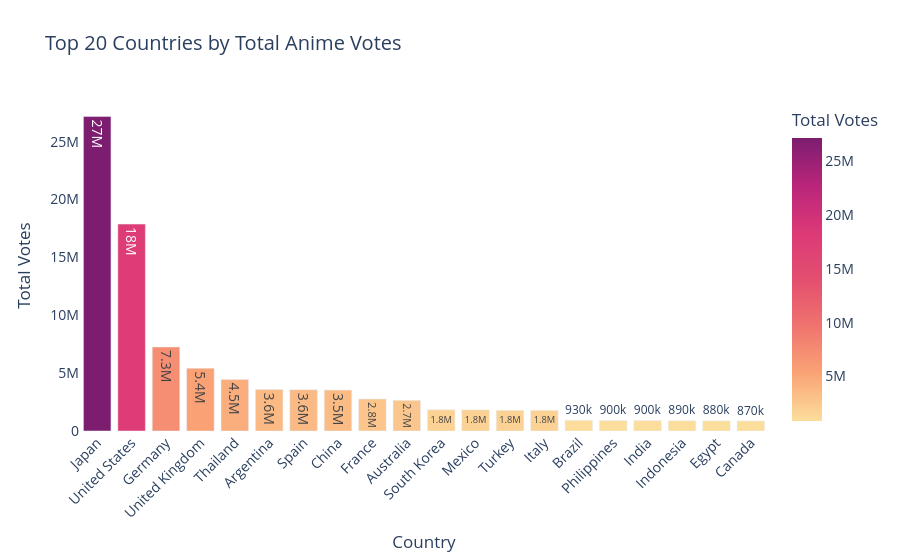

Notebook source saved alongside this figure:
### Markdown cell above
## 1. Countries with the most registered users

### Overview
This module manages the integration of large-scale datasets, merging user ratings (Ratings) with geographic profile data (Profiles). To overcome the hardware and memory limitations (MemoryErrors) typical of standard join operations on large data volumes, a dictionary-mapping strategy has been implemented, supported by active garbage collection management.

### Methodology and Technical Justification
Integrating large datasets (over 90 million records) presents critical challenges related to RAM management. The Pandas pd.merge() approach alone generates significant computational overhead, quickly saturating available memory due to inefficient handling of string objects (object dtypes).

To ensure system scalability, efficiency, and stability, we adopted the following process architecture:

* **Dtype Optimization:** The spatial column `location` has been converted to the type `category`. This dramatically reduces the memory footprint by storing textual data as integer indexes rather than repeated strings.
* **Dictionary-Mapping (Pseudo-Join):** Instead of performing a traditional *inner join* on tens of millions of rows, the profile data frame has been transformed into a fast-access mapping dictionary (`location_map`). The `map()` operation is significantly lighter and faster in terms of RAM allocation than an expensive relational `merge`.
* **Active Memory Management:** Explicit object lifecycle management has been implemented using the native `gc` (Garbage Collector) module. Immediately removing (de-allocating) the `profiles` dataframe once the mapping has been extracted frees up valuable resources before loading the massive ratings dataset.
* **Garbage Collection:** Invoking `gc.collect()` forces the operating system to release previously occupied but no longer used memory, radically mitigating the risk of crashes.

### Performance Considerations
The adoption of this memory-optimized algorithmic construct allows the entire dataset to be processed and merged in an extremely short amount of time. This timeframe represents an optimal trade-off in relation to the volume of data processed, ensuring the generation of a robust unified dataset without compromising local hardware limitations.

### Code cell
import plotly.express as px

country_counts = user_ratings['location'].value_counts().reset_index()
country_counts.columns = ['location', 'total_votes']

country_counts = country_counts[~country_counts['location'].isin(['Unknown', ''])]

top_20_countries = country_counts.head(20)

fig = px.bar(
    top_20_countries,
    x='location',
    y='total_votes',
    title='Top 20 Countries by Total Anime Votes',
    labels={'location': 'Country', 'total_votes': 'Total Votes'},
    color='total_votes',
    color_continuous_scale='Sunsetdark',
    text_auto='.2s'
)

fig.update_layout(
    xaxis_tickangle=-45,
    plot_bgcolor='rgba(0,0,0,0)',
    font=dict(size=14)
)

fig.show()

### Figure 1 — Plotly figure (JSON) as saved in the notebook; plotly's stock layout.template omitted (floating-point values rounded to 4 significant figures)
{"data": [{"hovertemplate": "Country=%{x}<br>Total Votes=%{marker.color}<extra></extra>", "legendgroup": "", "marker": {"color": [27172582, 17877846, 7256574, 5426302, 4460375, 3588565, 3571550, 3535904, 2766028, 2651440, 1837111, 1826286, 1786213, 1780612, 930187, 902269, 900682, 888943, 875822, 867536], "coloraxis": "coloraxis", "pattern": {"shape": ""}}, "name": "", "orientation": "v", "showlegend": false, "textposition": "auto", "texttemplate": "%{y:.2s}", "type": "bar", "x": ["Japan", "United States", "Germany", "United Kingdom", "Thailand", "Argentina", "Spain", "China", "France", "Australia", "South Korea", "Mexico", "Turkey", "Italy", "Brazil", "Philippines", "India", "Indonesia", "Egypt", "Canada"], "xaxis": "x", "y": [27172582, 17877846, 7256574, 5426302, 4460375, 3588565, 3571550, 3535904, 2766028, 2651440, 1837111, 1826286, 1786213, 1780612, 930187, 902269, 900682, 888943, 875822, 867536], "yaxis": "y"}], "layout": {"barmode": "relative", "coloraxis": {"colorbar": {"title": {"text": "Total Votes"}}, "colorscale": [[0, "rgb(252, 222, 156)"], [0.1667, "rgb(250, 164, 118)"], [0.3333, "rgb(240, 116, 110)"], [0.5, "rgb(227, 79, 111)"], [0.6667, "rgb(220, 57, 119)"], [0.8333, "rgb(185, 37, 122)"], [1, "rgb(124, 29, 111)"]]}, "font": {"size": 14}, "legend": {"tracegroupgap": 0}, "plot_bgcolor": "rgba(0,0,0,0)", "title": {"text": "Top 20 Countries by Total Anime Votes"}, "xaxis": {"anchor": "y", "domain": [0, 1], "tickangle": -45, "title": {"text": "Country"}}, "yaxis": {"anchor": "x", "domain": [0, 1], "title": {"text": "Total Votes"}}}}
